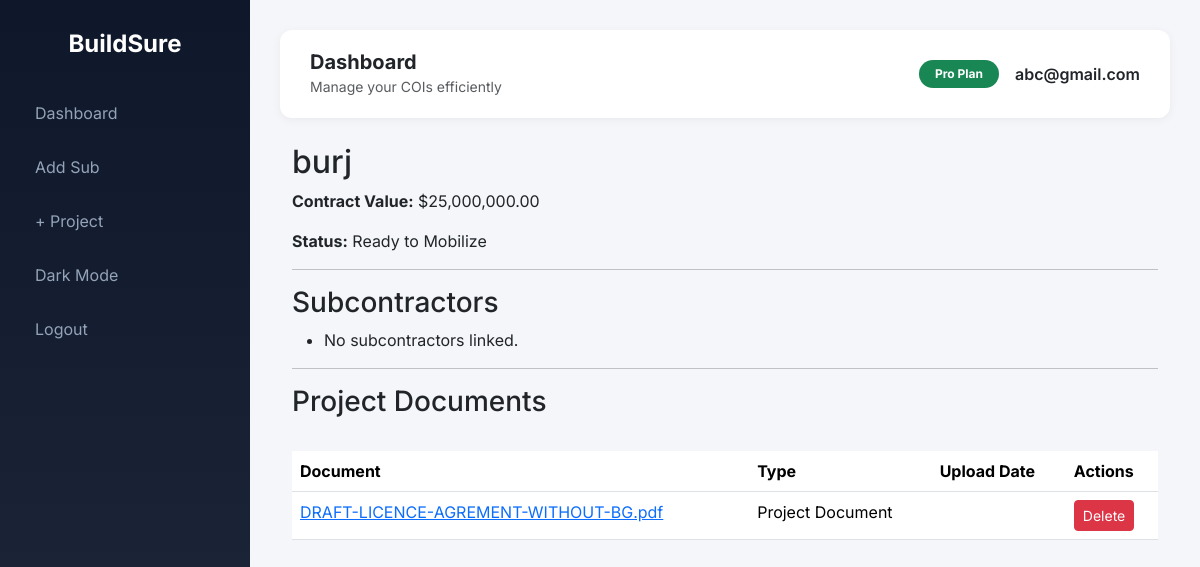
Screenshot of /project/1 (signed in) with the database file from the repository.
### main.py (models this page shows, shortened)
class User(UserMixin, db.Model):
    __tablename__ = "user"
    id = db.Column(db.Integer, primary_key=True)
    email = db.Column(
        db.String(120),
        unique=True,
        index=True,
        nullable=False
    )
    password_hash = db.Column(db.String(200), nullable=False)
    paid = db.Column(db.Boolean, default=False)
    timezone = db.Column(db.String(50), default="US/Eastern")
    created_at = db.Column(
        db.DateTime,
        default=datetime.utcnow
    )
    projects = db.relationship(
        "Project",
        backref="owner",
        lazy=True,
        cascade="all, delete-orphan"
    )
    subs = db.relationship(
        "Subcontractor",
        backref="owner",
        lazy=True,
        cascade="all, delete-orphan"
    )

class Project(db.Model):
    __tablename__ = "project"
    id = db.Column(db.Integer, primary_key=True)
    name = db.Column(
        db.String(200),
        nullable=False
    )
    contract_value = db.Column(
        db.Float,
        default=0
    )
    user_id = db.Column(
        db.Integer,
        db.ForeignKey("user.id"),
        nullable=False,
        index=True
    )
    subs = db.relationship(
        "ProjectSubcontractor",
        backref="project",
        lazy="selectin"
    )
    documents = db.relationship(
        "Document",
        backref="project",
        lazy="selectin",
        cascade="all, delete-orphan"
    )
    @property
    def mobilization_status(self):
        statuses = []
        for ps in self.subs:
            sub = ps.subcontractor
            if not sub:
                continue
            statuses.append(sub.computed_status)
        if "expired" in statuses:
            return "Blocked"
        if "at_risk" in statuses:
            return "Pending Compliance"
        return "Ready to Mobilize"

class Document(db.Model):
    __tablename__ = "document"
    id = db.Column(db.Integer, primary_key=True)
    filename = db.Column(
        db.String(255),
        nullable=False
    )
    original_name = db.Column(
        db.String(255),
        nullable=False
    )
    document_type = db.Column(
        db.String(50),
        default="Document",
        index=True
    )
    version = db.Column(
        db.Integer,
        default=1
    )
    uploaded_at = db.Column(
        db.DateTime,
        default=datetime.utcnow,
        index=True
    )
    sub_id = db.Column(
        db.Integer,
        db.ForeignKey("subcontractor.id"),
        index=True
    )
    project_id = db.Column(
        db.Integer,
        db.ForeignKey("project.id"),
        index=True
    )

### main.py (the view)
@app.route("/project/<int:project_id>")
@login_required
def view_project(project_id):
    project = Project.query.filter_by(
        id=project_id,
        user_id=current_user.id
    ).first_or_404()
    links = (
        ProjectSubcontractor.query
        .options(joinedload(ProjectSubcontractor.subcontractor))
        .filter_by(project_id=project.id)
        .all()
    )
    documents = (
        Document.query
        .filter_by(project_id=project.id)
        .order_by(
            Document.document_type,
            Document.version.desc()
        )
        .all()
    )
    return render_template(
        "view_project.html",
        project=project,
        links=links,
        documents=documents
    )

### main.py (called while the page is built, shortened)
@login_manager.user_loader
def load_user(user_id):
    if not user_id:
        return None
    try:
        return db.session.get(User, int(user_id))
    except (ValueError, TypeError):
        return None

@app.template_filter("format_local_time")
def format_local_time(value):
    if not value:
        return ""

### templates/view_project.html (shortened to what this page needs)
{% extends "base.html" %}
{% block content %}
<h2>{{ project.name }}</h2>
<p>
<strong>Contract Value:</strong>
${{ "{:,.2f}".format(project.contract_value or 0) }}
</p>
<p>
<strong>Status:</strong>
{{ project.mobilization_status }}
</p>
<hr>
<h3>Subcontractors</h3>
<ul>
{% for ps in project.subs %}
<li>
{{ ps.subcontractor.name }}
{% if ps.subcontractor.computed_status == "expired" %}
🔴 Expired
{% elif ps.subcontractor.computed_status == "at_risk" %}
🟡 At Risk
{% else %}
🟢 Compliant
{% endif %}
</li>
{% else %}
<li>No subcontractors linked.</li>
{% endfor %}
</ul>
<hr>
<h3>Project Documents</h3>
<br>
{% if project.documents %}
<table class="table">
<thead>
<tr>
<th>Document</th>
<th>Type</th>
<th>Upload Date</th>
<th>Actions</th>
</tr>
</thead>
<tbody>
{% for doc in project.documents %}
<tr>
<td>
<a href="{{ url_for('view_document', doc_id=doc.id) }}">
{{ doc.original_name or doc.filename }}
</a>
</td>
<td>
{{ doc.document_type }}
</td>
<td>
</td>
<td>
<form action="{{ url_for('delete_document', doc_id=doc.id) }}"
      method="POST"
      style="display:inline;">
<button class="btn btn-danger btn-sm"
onclick="return confirm('Delete this document?')">
Delete
</button>
</form>
</td>
</tr>
{% endfor %}
</tbody>
</table>
{% else %}
<p>No documents uploaded.</p>
{% endif %}
{% endblock %}

### templates/base.html (shortened to what this page needs)
<!DOCTYPE html>
<html lang="en">
<head>
<link href="https://cdn.jsdelivr.net/npm/bootstrap@5.3.2/dist/css/bootstrap.min.css" rel="stylesheet">
</head>
<body>
{% if current_user.is_authenticated %}
<div class="sidebar">
<h4>BuildSure</h4>
<a href="{{ url_for('dashboard') }}">Dashboard</a> <a href="{{ url_for('add_sub') }}">Add Sub</a> <a href="{{ url_for('add_project') }}">+ Project</a>
<a href="#" id="toggleDark">Dark Mode</a>
<a href="{{ url_for('logout') }}">Logout</a>
</div>
{% endif %}
<div class="{% if current_user.is_authenticated %}main-content{% endif %}">
{% if current_user.is_authenticated %}
<div class="navbar-top d-flex justify-content-between align-items-center">
<div class="d-flex align-items-center gap-3">
<div>
<h5 class="mb-0 fw-bold">Dashboard</h5>
<small class="text-muted">Manage your COIs efficiently</small>
</div>
</div>
<div class="d-flex align-items-center gap-3">
<span class="badge bg-success rounded-pill px-3 py-2">
{{ "Pro Plan" if current_user.paid else "Free Plan" }}
</span>
<span class="fw-semibold">{{ current_user.email }}</span>
</div>
</div>
{% endif %}
<div class="position-fixed top-0 end-0 p-3" style="z-index:9999">
</div>
<div class="container-fluid">
{% block content %}{% endblock %}
</div>
</div>
</body>
</html>

### templates/base.html (style rules this page uses)
body { background-color:#f4f6f9; font-family:'Inter',sans-serif; transition:background-color .3s ease,color .3s ease; }
.sidebar { height:100vh; position:fixed; width:250px; background:linear-gradient(180deg,#0f172a,#1e293b); color:white; padding-top:30px; transition:transform .3s ease; }
.sidebar h4 { text-align:center; margin-bottom:30px; font-weight:700; }
.sidebar a { color:#94a3b8; text-decoration:none; display:block; padding:12px 20px; border-radius:10px; margin:6px 15px; transition:.2s ease; }
.main-content { margin-left:250px; padding:30px; transition:margin-left .3s ease; }
.navbar-top { background:white; padding:20px 30px; border-radius:12px; margin-bottom:25px; box-shadow:0 2px 10px rgba(0,0,0,0.05); transition:background .3s ease; }

### rows the page displays
User: paid "Pro Plan", email "abc@gmail.com"
Project: name "burj", contract_value "25,000,000.00"
Document: original_name "DRAFT-LICENCE-AGREMENT-WITHOUT-BG.pdf", document_type "Project Document"

### other values shown
{{ project.mobilization_status }} "Ready to Mobilize"
